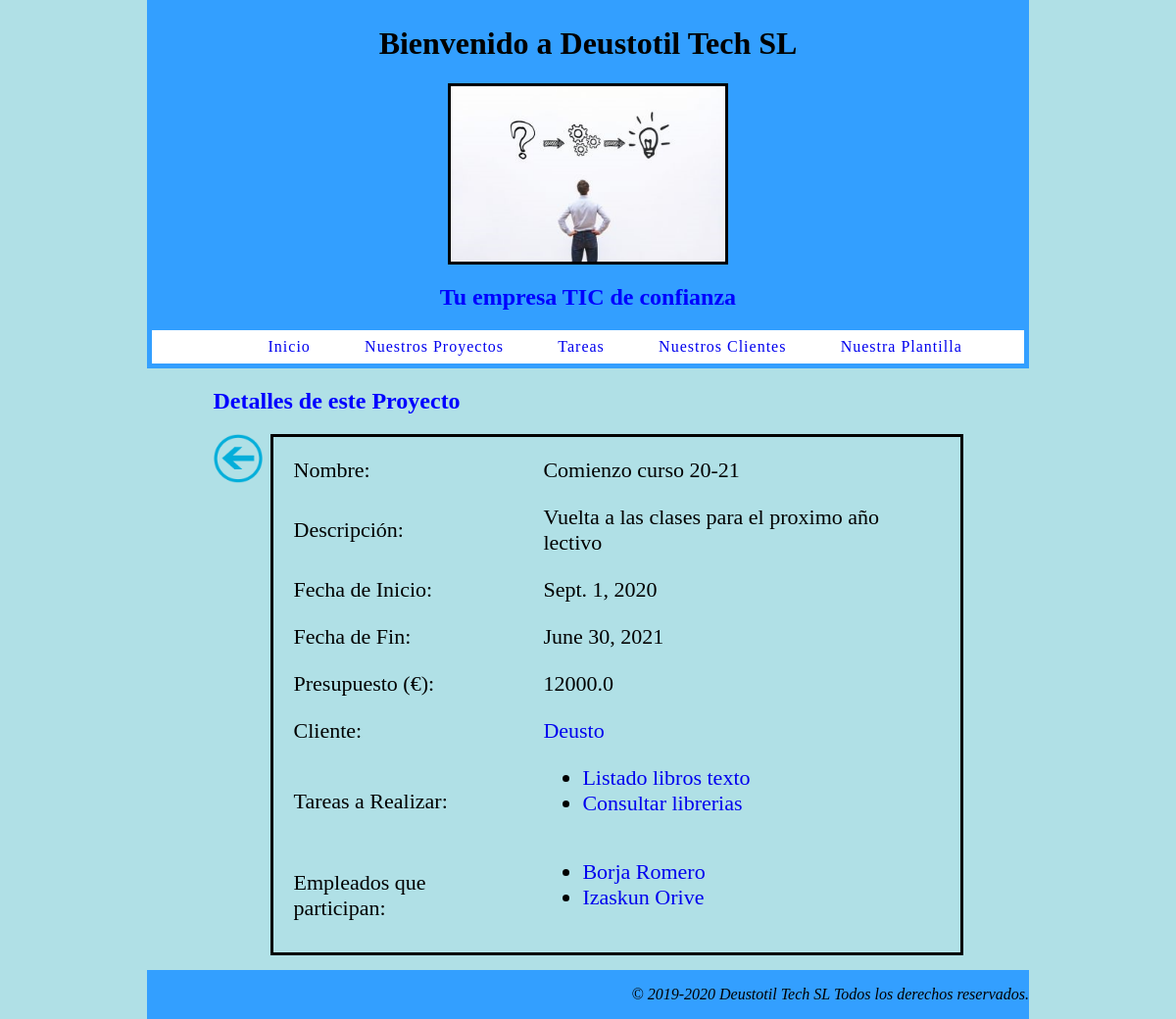
Page /index/proyecto/7/ on the earlier database version.
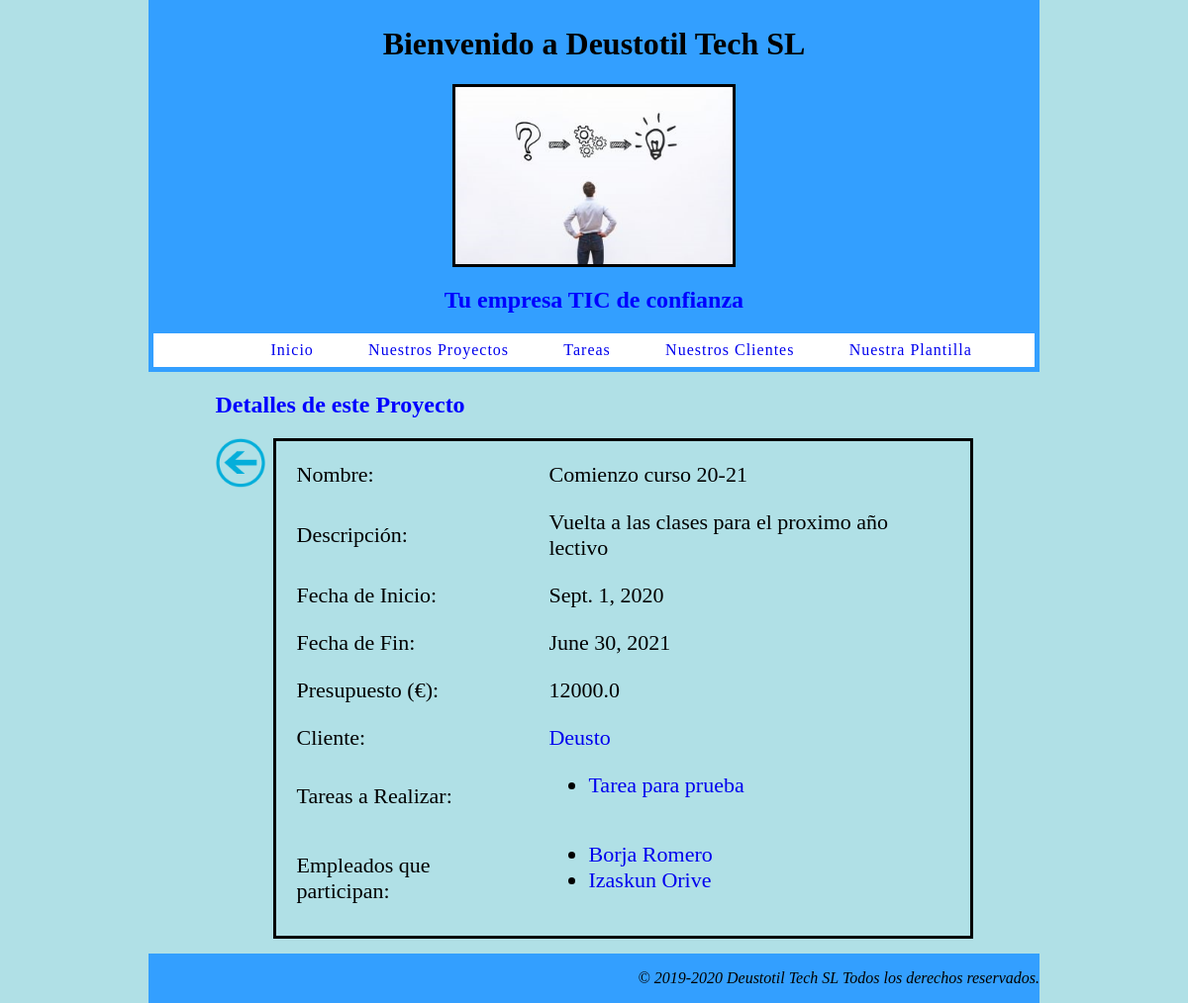
Same page on the later database version.
### appDeustotilTECHSL/models.py (models this page shows, shortened)
class Proyecto(models.Model):
    nombre = models.CharField(max_length=25)
    descripcion = models.CharField(max_length=120)
    fecha_inicio = models.DateField(default=date.today())
    fecha_fin = models.DateField(default=date.today())
    presupuesto = models.FloatField(default=0)
    cliente = models.ForeignKey(Cliente, null=True, on_delete=models.SET_NULL)
    tareas_a_realizar = models.ManyToManyField(Tarea)
    empleados = models.ManyToManyField(Empleado)

class Cliente(models.Model):
    nombre_empresa = models.CharField(max_length=25)
    nombre_contacto = models.CharField(max_length=25)
    apellido1_contacto = models.CharField(max_length=25)
    apellido2_contacto = models.CharField(max_length=25)
    telf_cliente = models.IntegerField()
    email_cliente = models.EmailField()
    def __str__(self):
        return f'{self.nombre_empresa}'

class Tarea(models.Model):
    nombre = models.CharField(max_length=25)
    descripcion = models.CharField(max_length=120)
    fecha_inicio = models.DateField(default=date.today())
    fecha_fin = models.DateField(default=date.today())
    responsable = models.ForeignKey(Empleado, null=True, on_delete=models.SET_NULL)
    prioridad = models.CharField(max_length=25, choices=PRIORIDADES, default="Ninguna")
    estadoTarea = models.CharField(max_length=25, choices=ESTADO_TAREA, default="Asignada")
    nota_adicional = models.TextField(default='Rellena este campo con información adicional',max_length=750)

class Empleado(models.Model):
    dni = models.CharField(max_length=12)
    foto_perfil = models.ImageField(upload_to='fotos_perfil/', blank=True)
    nombre = models.CharField(max_length=25)
    apellido1 = models.CharField(max_length=25)
    apellido2 = models.CharField(max_length=25)
    email = models.EmailField()
    telefono = models.IntegerField()

### appDeustotilTECHSL/views.py (the view)
# urls.py: path('proyecto/<int:pk>/', views.ProyectoDetailView.as_view(), name='proyecto'),
class ProyectoDetailView(DetailView):
    model = Proyecto
    template_name = 'proyecto.html'
    def get_context_data(self, **kwargs):
        context = super(ProyectoDetailView, self).get_context_data(**kwargs)
        context['titulo_pagina'] = 'Detalles de este Proyecto'
        return context

### appDeustotilTECHSL/templates/proyecto.html
{% extends "index.html" %}
{% load static %}
{% block contenido %}
    <a href="javascript: history.go(-1)"><img class="iconoAtras" src="{% static 'img/iconoAtras.png' %}"></a>
<table class="tablaObjeto">
    <tr>
        <td>Nombre:</td>
        <td>{{ proyecto.nombre }}</td>
    </tr>
    <tr>
        <td>Descripción:</td>
        <td>{{ proyecto.descripcion }}</td>
    </tr>
    <tr>
        <td>Fecha de Inicio:</td>
        <td>{{ proyecto.fecha_inicio}}</td>
    </tr>
    <tr>
        <td>Fecha de Fin:</td>
        <td>{{ proyecto.fecha_fin }}</td>
    </tr>
    <tr>
        <td>Presupuesto (€):</td>
        <td>{{ proyecto.presupuesto }}</td>
    </tr>
    <tr>
        <td>Cliente:</td>
        <td><a href="{% url 'cliente' proyecto.cliente.id %}"> {{ proyecto.cliente }}</a></td>
    </tr>
    <tr>
        <td>Tareas a Realizar:</td>
        <td>
            <ul>{% for tarea in proyecto.tareas_a_realizar.all %}
                <li>
                    <a href="{% url 'tarea' tarea.id %}"> {{ tarea.nombre }}{% endfor %}</a></li>
            </ul>
        </td>
    </tr>
        <tr>
        <td>Empleados que participan:</td>
        <td>
            <ul>{% for empleado in proyecto.empleados.all %}
                <li>
                    <a href="{% url 'empleado' empleado.id %}"> {{ empleado.nombre }} {{empleado.apellido1}}{% endfor %}</a>
                </li>
            </ul>
        </td>
    </tr>
</table>
{% endblock %}

### appDeustotilTECHSL/templates/index.html (shortened to what this page needs)
{% load static %}
<html lang="es">
<head>
    <link rel="stylesheet" href="{% static 'css/main.css' %}" />
</head>
<body>
    <header>
        <h1>Bienvenido a Deustotil Tech SL</h1>
        <img id="iconoHeader" src="{% static 'img/headerIcon.jpg' %}">
        <h2>Tu empresa TIC de confianza</h2>
        <nav>
            <a href="{% url 'home' %}">Inicio</a>
            <a href="{% url 'lista_proyectos' %}">Nuestros Proyectos</a>
            <a href="{% url 'lista_tareas' %}">Tareas</a>
            <a href="{% url 'lista_clientes' %}">Nuestros Clientes</a>
            <a href="{% url 'lista_empleados' %}">Nuestra Plantilla</a>
        </nav>
    </header>
    <main>
        <h2>{{ titulo_pagina }}</h2>
        {% block contenido %}
        {% endblock %}
    </main>
    <footer>
        <p>© 2019-2020 Deustotil Tech SL Todos los derechos reservados.</p>
    </footer>
</body>
</html>

### appDeustotilTECHSL/static/css/main.css (style rules this page uses)
body { background-color: powderblue; width: 75%; margin: auto; }
main { width: 85%; margin: auto; }
h1 { color: black; }
h2 { color: blue; font-family: Cambria, Cochin, Georgia, Times, 'Times New Roman', serif; }
#iconoHeader { background-color: black; padding: 3px; width: 280px; }
.tablaObjeto { border-spacing: 20px; border-style: solid; border-color: black; table-layout: fixed; border-collapse: separate; margin-left: 5px; }
td { font-family: Cambria, Cochin, Georgia, Times, 'Times New Roman', serif; font-size: 22px; text-align: left; }
.iconoAtras { height: 50px; width: 50px; float: left; margin-right: 8px; }
header { background-color: 339fff; text-align: center; font-family: Cambria, Cochin, Georgia, Times, 'Times New Roman', serif; padding: 5px; height: auto; }
nav { background-color: white; padding: 8px; width: auto; letter-spacing: 1px; justify-content: space-evenly; display: flex; }
a { text-decoration: none; background-image: linear-gradient(currentColor, currentColor); background-position: 0% 100%; background-repeat: no-repeat; background-size: 0% 2px; transition: background-size .4s; }
footer { background-color: 339fff; position: absolute; width: 75%; text-align: right; font-style: italic; margin-top: 15px; }

Differences in the rows shown:
removed Tarea: nombre "Listado libros texto"
removed Tarea: nombre "Consultar librerias"
added Tarea: nombre "Tarea para prueba"
